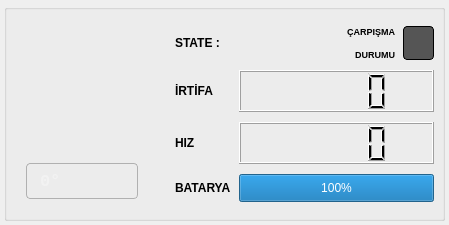
<?xml version="1.0" encoding="UTF-8"?>
<ui version="4.0">
 <class>Form</class>
 <widget class="QWidget" name="Form">
  <property name="geometry">
   <rect>
    <x>0</x>
    <y>0</y>
    <width>449</width>
    <height>225</height>
   </rect>
  </property>
  <property name="sizePolicy">
   <sizepolicy hsizetype="Expanding" vsizetype="Expanding">
    <horstretch>0</horstretch>
    <verstretch>0</verstretch>
   </sizepolicy>
  </property>
  <property name="minimumSize">
   <size>
    <width>420</width>
    <height>215</height>
   </size>
  </property>
  <property name="windowTitle">
   <string>Form</string>
  </property>
  <layout class="QGridLayout" name="gridLayout_2">
   <property name="leftMargin">
    <number>4</number>
   </property>
   <property name="topMargin">
    <number>4</number>
   </property>
   <property name="rightMargin">
    <number>4</number>
   </property>
   <property name="bottomMargin">
    <number>4</number>
   </property>
   <item row="0" column="0">
    <widget class="QGroupBox" name="groupBox_4">
     <property name="sizePolicy">
      <sizepolicy hsizetype="Expanding" vsizetype="Expanding">
       <horstretch>0</horstretch>
       <verstretch>0</verstretch>
      </sizepolicy>
     </property>
     <property name="styleSheet">
      <string notr="true">QGroupBox::title { color: #00e5ff; }</string>
     </property>
     <property name="title">
      <string/>
     </property>
     <layout class="QHBoxLayout" name="panelLayout" stretch="0,1">
      <property name="spacing">
       <number>10</number>
      </property>
      <property name="leftMargin">
       <number>8</number>
      </property>
      <property name="topMargin">
       <number>12</number>
      </property>
      <property name="rightMargin">
       <number>8</number>
      </property>
      <property name="bottomMargin">
       <number>8</number>
      </property>
      <item>
       <widget class="QWidget" name="yonelim_paneli" native="true">
        <property name="minimumSize">
         <size>
          <width>134</width>
          <height>0</height>
         </size>
        </property>
        <property name="maximumSize">
         <size>
          <width>146</width>
          <height>16777215</height>
         </size>
        </property>
        <layout class="QVBoxLayout" name="yonelimLayout">
         <property name="spacing">
          <number>8</number>
         </property>
         <property name="leftMargin">
          <number>2</number>
         </property>
         <property name="topMargin">
          <number>2</number>
         </property>
         <property name="rightMargin">
          <number>2</number>
         </property>
         <property name="bottomMargin">
          <number>2</number>
         </property>
         <item>
          <spacer name="orientationTopSpacer">
           <property name="orientation">
            <enum>Qt::Vertical</enum>
           </property>
           <property name="sizeType">
            <enum>QSizePolicy::Expanding</enum>
           </property>
           <property name="sizeHint" stdset="0">
            <size>
             <width>20</width>
             <height>8</height>
            </size>
           </property>
          </spacer>
         </item>
         <item alignment="Qt::AlignHCenter">
          <widget class="DronluPusula" name="widget_8" native="true">
           <property name="sizePolicy">
            <sizepolicy hsizetype="Expanding" vsizetype="Expanding">
             <horstretch>0</horstretch>
             <verstretch>0</verstretch>
            </sizepolicy>
           </property>
           <property name="minimumSize">
            <size>
             <width>122</width>
             <height>122</height>
            </size>
           </property>
           <property name="maximumSize">
            <size>
             <width>130</width>
             <height>130</height>
            </size>
           </property>
          </widget>
         </item>
         <item alignment="Qt::AlignHCenter">
          <widget class="QLabel" name="label_63">
           <property name="sizePolicy">
            <sizepolicy hsizetype="Fixed" vsizetype="Fixed">
             <horstretch>0</horstretch>
             <verstretch>0</verstretch>
            </sizepolicy>
           </property>
           <property name="minimumSize">
            <size>
             <width>112</width>
             <height>36</height>
            </size>
           </property>
           <property name="maximumSize">
            <size>
             <width>124</width>
             <height>38</height>
            </size>
           </property>
           <property name="font">
            <font>
             <family>Consolas</family>
             <pointsize>11</pointsize>
             <weight>75</weight>
             <bold>true</bold>
            </font>
           </property>
           <property name="styleSheet">
            <string notr="true">QLabel {
    color: #F2F2F2;
    font-family: 'Consolas', 'Segoe UI', monospace;
    font-size: 17px;
    font-weight: bold;
    background-color: qlineargradient(x1:0, y1:0, x2:0, y2:1,
                                      stop:0 rgba(28, 28, 28, 0.95),
                                      stop:1 rgba(10, 10, 10, 0.95));
    border: 1px solid #B0B0B0;
    border-radius: 4px;
    padding: 2px 8px;
    qproperty-alignment: 'AlignCenter';
}</string>
           </property>
           <property name="text">
            <string>0°</string>
           </property>
          </widget>
         </item>
         <item>
          <spacer name="orientationBottomSpacer">
           <property name="orientation">
            <enum>Qt::Vertical</enum>
           </property>
           <property name="sizeType">
            <enum>QSizePolicy::Expanding</enum>
           </property>
           <property name="sizeHint" stdset="0">
            <size>
             <width>20</width>
             <height>8</height>
            </size>
           </property>
          </spacer>
         </item>
        </layout>
       </widget>
      </item>
      <item>
       <layout class="QGridLayout" name="gridLayout_19">
        <property name="leftMargin">
         <number>16</number>
        </property>
        <property name="horizontalSpacing">
         <number>8</number>
        </property>
        <property name="verticalSpacing">
         <number>6</number>
        </property>
        <item row="0" column="0">
         <widget class="QLabel" name="label_16">
          <property name="sizePolicy">
           <sizepolicy hsizetype="Fixed" vsizetype="Fixed">
            <horstretch>0</horstretch>
            <verstretch>0</verstretch>
           </sizepolicy>
          </property>
          <property name="text">
           <string>&lt;html&gt;&lt;head/&gt;&lt;body&gt;&lt;p&gt;&lt;span style=&quot; font-weight:600;&quot;&gt;STATE :&lt;/span&gt;&lt;/p&gt;&lt;/body&gt;&lt;/html&gt;</string>
          </property>
         </widget>
        </item>
        <item row="0" column="1">
         <widget class="QLabel" name="textLabel">
          <property name="minimumSize">
           <size>
            <width>65</width>
            <height>24</height>
           </size>
          </property>
          <property name="text">
           <string>&lt;html&gt;&lt;head/&gt;&lt;body&gt;&lt;p&gt;&lt;br/&gt;&lt;/p&gt;&lt;/body&gt;&lt;/html&gt;</string>
          </property>
         </widget>
        </item>
        <item row="0" column="2">
         <widget class="QLabel" name="label_38">
          <property name="sizePolicy">
           <sizepolicy hsizetype="Expanding" vsizetype="Fixed">
            <horstretch>0</horstretch>
            <verstretch>0</verstretch>
           </sizepolicy>
          </property>
          <property name="minimumSize">
           <size>
            <width>80</width>
            <height>32</height>
           </size>
          </property>
          <property name="styleSheet">
          <string notr="true">font-size: 7pt;</string>
          </property>
          <property name="text">
           <string>&lt;html&gt;&lt;head/&gt;&lt;body&gt;&lt;p align=&quot;right&quot;&gt;&lt;span style=&quot; font-weight:600;&quot;&gt;ÇARPIŞMA&lt;/span&gt;&lt;/p&gt;&lt;p align=&quot;right&quot;&gt;&lt;span style=&quot; font-weight:600;&quot;&gt;DURUMU&lt;/span&gt;&lt;/p&gt;&lt;/body&gt;&lt;/html&gt;</string>
          </property>
         </widget>
        </item>
        <item row="0" column="3">
         <widget class="QLabel" name="durum_kutusu">
          <property name="sizePolicy">
           <sizepolicy hsizetype="Fixed" vsizetype="Fixed">
            <horstretch>0</horstretch>
            <verstretch>0</verstretch>
           </sizepolicy>
          </property>
          <property name="minimumSize">
           <size>
            <width>31</width>
            <height>31</height>
           </size>
          </property>
          <property name="maximumSize">
           <size>
            <width>36</width>
            <height>36</height>
           </size>
          </property>
          <property name="styleSheet">
           <string notr="true">QLabel {
    background-color: #555555;
    border-radius: 4px;
    border: 1px solid #000000;
}</string>
          </property>
          <property name="text">
           <string/>
          </property>
         </widget>
        </item>
        <item row="1" column="0">
         <widget class="QLabel" name="label_36">
          <property name="sizePolicy">
           <sizepolicy hsizetype="Fixed" vsizetype="Fixed">
            <horstretch>0</horstretch>
            <verstretch>0</verstretch>
           </sizepolicy>
          </property>
          <property name="text">
           <string>&lt;html&gt;&lt;head/&gt;&lt;body&gt;&lt;p&gt;&lt;span style=&quot; font-weight:600;&quot;&gt;İRTİFA&lt;/span&gt;&lt;/p&gt;&lt;/body&gt;&lt;/html&gt;</string>
          </property>
         </widget>
        </item>
        <item row="1" column="1" colspan="3">
         <widget class="QLCDNumber" name="lcd_irtifa">
          <property name="sizePolicy">
           <sizepolicy hsizetype="Expanding" vsizetype="Expanding">
            <horstretch>0</horstretch>
            <verstretch>0</verstretch>
           </sizepolicy>
          </property>
          <property name="minimumSize">
           <size>
            <width>0</width>
            <height>38</height>
           </size>
          </property>
          <property name="maximumSize">
           <size>
            <width>16777215</width>
            <height>42</height>
           </size>
          </property>
          <property name="frameShape">
           <enum>QFrame::Box</enum>
          </property>
         </widget>
        </item>
        <item row="2" column="0">
         <widget class="QLabel" name="label_37">
          <property name="sizePolicy">
           <sizepolicy hsizetype="Fixed" vsizetype="Fixed">
            <horstretch>0</horstretch>
            <verstretch>0</verstretch>
           </sizepolicy>
          </property>
          <property name="text">
           <string>&lt;html&gt;&lt;head/&gt;&lt;body&gt;&lt;p&gt;&lt;span style=&quot; font-weight:600;&quot;&gt;HIZ&lt;/span&gt;&lt;/p&gt;&lt;/body&gt;&lt;/html&gt;</string>
          </property>
         </widget>
        </item>
        <item row="2" column="1" colspan="3">
         <widget class="QLCDNumber" name="lcd_hiz">
          <property name="sizePolicy">
           <sizepolicy hsizetype="Expanding" vsizetype="Expanding">
            <horstretch>0</horstretch>
            <verstretch>0</verstretch>
           </sizepolicy>
          </property>
          <property name="minimumSize">
           <size>
            <width>0</width>
            <height>38</height>
           </size>
          </property>
          <property name="maximumSize">
           <size>
            <width>16777215</width>
            <height>42</height>
           </size>
          </property>
          <property name="intValue" stdset="0">
           <number>0</number>
          </property>
         </widget>
        </item>
        <item row="3" column="0">
         <widget class="QLabel" name="label_35">
          <property name="sizePolicy">
           <sizepolicy hsizetype="Fixed" vsizetype="Fixed">
            <horstretch>0</horstretch>
            <verstretch>0</verstretch>
           </sizepolicy>
          </property>
          <property name="text">
           <string>&lt;html&gt;&lt;head/&gt;&lt;body&gt;&lt;p&gt;&lt;span style=&quot; font-weight:600;&quot;&gt;BATARYA&lt;/span&gt;&lt;/p&gt;&lt;/body&gt;&lt;/html&gt;</string>
          </property>
         </widget>
        </item>
        <item row="3" column="1" colspan="3">
         <widget class="QProgressBar" name="bar_batarya">
          <property name="sizePolicy">
           <sizepolicy hsizetype="Expanding" vsizetype="Expanding">
            <horstretch>0</horstretch>
            <verstretch>0</verstretch>
           </sizepolicy>
          </property>
          <property name="minimumSize">
           <size>
            <width>0</width>
            <height>26</height>
           </size>
          </property>
          <property name="maximumSize">
           <size>
            <width>16777215</width>
            <height>28</height>
           </size>
          </property>
          <property name="value">
           <number>100</number>
          </property>
         </widget>
        </item>
       </layout>
      </item>
     </layout>
    </widget>
   </item>
  </layout>
 </widget>
 <customwidgets>
  <customwidget>
   <class>DronluPusula</class>
   <extends>QWidget</extends>
   <header>arayuz_pkg.pusula_kodu</header>
   <container>1</container>
  </customwidget>
 </customwidgets>
 <resources/>
 <connections/>
</ui>
